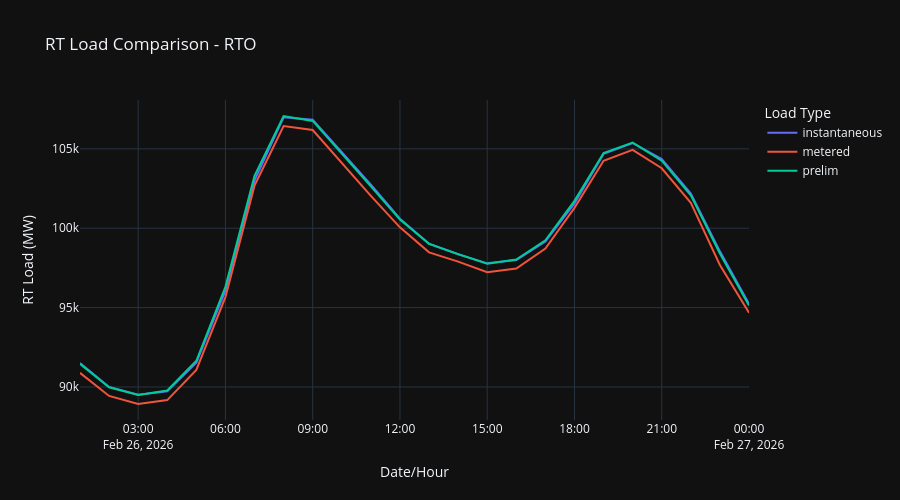
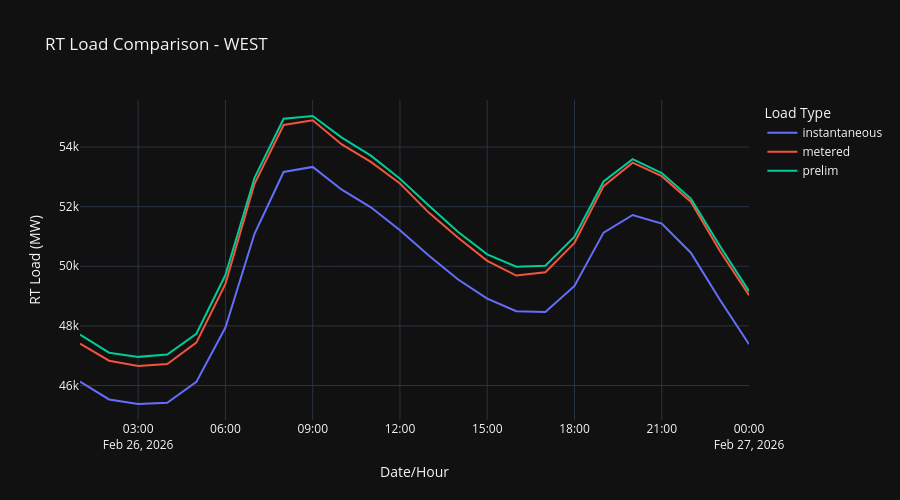

The notebook cell these images were saved under, in order:
### Code cell
# for region in sorted(df["region"].unique()):
for region in ['RTO', 'WEST']:
    df_region = df[df["region"] == region]
    fig = px.line(
        df_region,
        x="datetime",
        y="rt_load_mw",
        color="load_type",
        title=f"RT Load Comparison - {region}",
        labels={"rt_load_mw": "RT Load (MW)", "datetime": "Date/Hour", "load_type": "Load Type"},
    )
    fig.update_layout(template="plotly_dark", height=500)
    fig.show()
